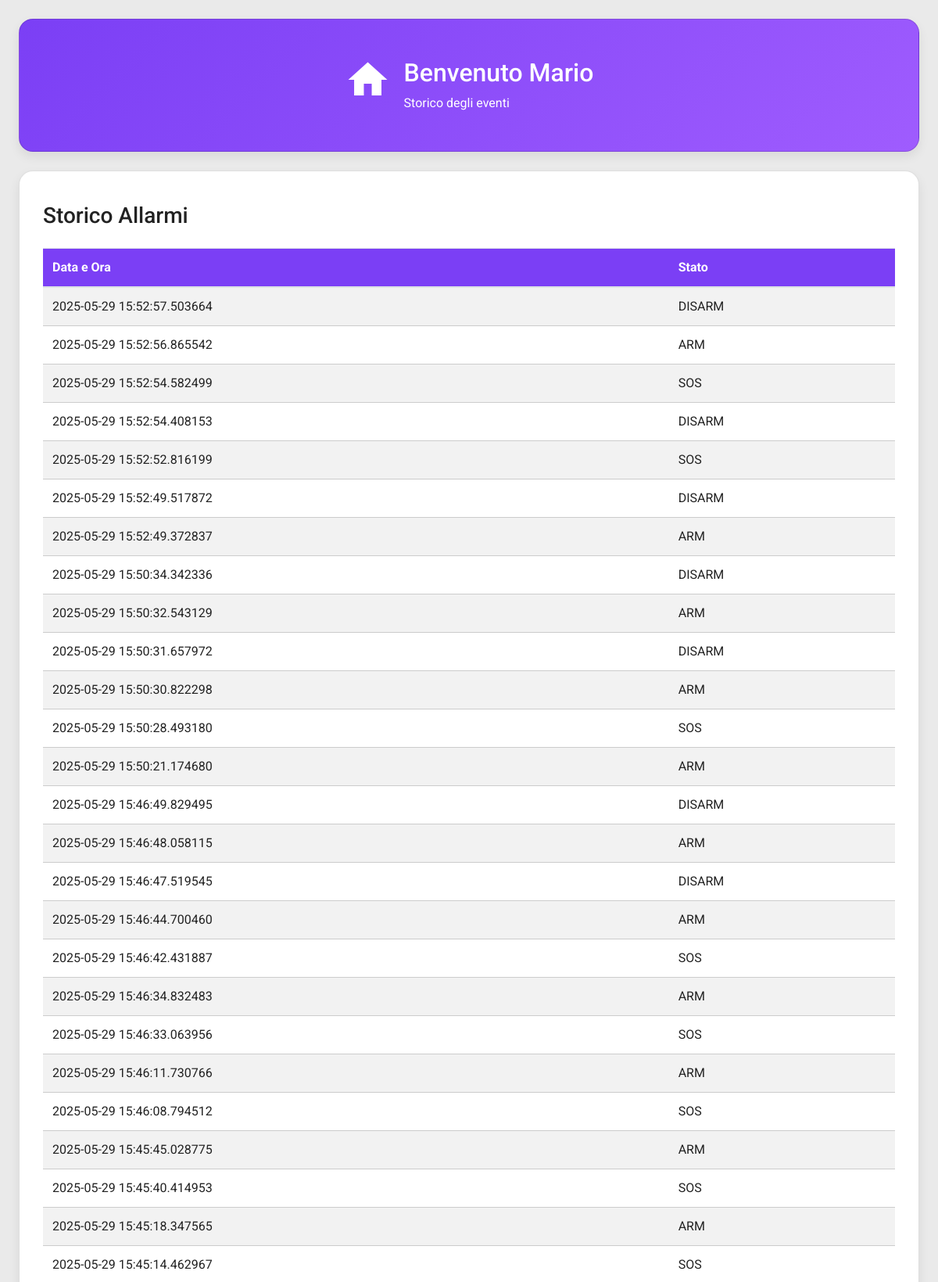
/storico (upper part), run on the app's committed database.
### app.py (models this page shows, shortened)
class StoricoAllarme(db.Model):
    __tablename__ = 'StoricoAllarme'
    id = db.Column(db.Integer, primary_key=True)
    data_ora = db.Column(db.DateTime, nullable=False, default=datetime.now)
    stato = db.Column(db.String(10), nullable=False)

### app.py (the view)
@app.route('/storico')
def storico():
    try:
        allarmi = get_allarmi()
        return render_template('Storico.html', allarmi=allarmi)
    except Exception as e:
        return f"Errore nel caricamento dello storico: {str(e)}", 500

### app.py (called while the page is built)
def get_allarmi():
    return StoricoAllarme.query.order_by(StoricoAllarme.data_ora.desc()).all()

### templates/Storico.html (shortened to what this page needs)
<!DOCTYPE html>
<html lang="en">
<head>
    <link rel="stylesheet" href="https://cdn.jsdelivr.net/npm/bootstrap@4.1.3/dist/css/bootstrap.min.css">
    <link rel="stylesheet" href="../static/style/styles.css">
</head>
<body>
    <main>
        <div class="dashboard">
            <div class="card Profile">
                <div style="display: flex; align-items: center;">
                    <a href="{{ url_for('index') }}">
                          <span class="material-icons icon">home</span>
                    </a>
                    <div style="margin-left: 16px;">
                        <div class="title"><h2>Benvenuto Mario</h2></div>
                        <div class="subtitle">Storico degli eventi</div>
                    </div>
                </div>
            </div>
        </div>
        <div class="card">
                <h3>Storico Allarmi</h3>
                <table class="table table-striped mt-3">
                    <thead>
                        <tr>
                            <th>Data e Ora</th>
                            <th>Stato</th>
                        </tr>
                    </thead>
                    <tbody>
                        {% for allarme in allarmi %}
                            <tr>
                                <td>{{ allarme.data_ora }}</td>
                                <td>{{ allarme.stato }}</td>
                            </tr>
                        {% endfor %}
                    </tbody>
                </table>
            </div>
    </main>
</body>
</html>

### static/style/styles.css (style rules this page uses)
:root { --purple-start: #7B3FF5; --purple-end: #9F5CFE; --card-bg: #ffffff; --text-primary: #222; --text-secondary: #666; --radius: 18px; --shadow: 0 6px 14px rgba(0,0,0,0.08); }
* { box-sizing: border-box; margin: 0; padding: 0; }
html, body { height: 100%; }
main { flex: 1; }
body { font-family: 'Roboto', sans-serif; background: rgba(207, 206, 206, 0.42); padding: 24px; color: var(--text-primary); display: flex; flex-direction: column; }
.dashboard { display: grid; gap: 20px; margin-bottom: 24px; grid-template-columns: repeat(auto-fit, minmax(300px, 1fr)); align-items: start; }
.card { background: var(--card-bg); border-radius: var(--radius); box-shadow: var(--shadow); padding: 40px 30px; display: flex; flex-direction: column; align-items: flex-start; justify-content: flex-start; transition: transform .15s ease, box-shadow .15s ease; position: relative; color: var(--text-primary); width: 100%; align-self: start; }
.Profile { background: linear-gradient(135deg, var(--purple-start), var(--purple-end)); color: white; grid-column: 1 / -1; flex-direction: row; align-items: center; justify-content: center; height: 170px; }
.Profile a { text-decoration: none; color: white; }
.icon { font-size: 46px; margin-bottom: 14px; }
.Profile .icon { font-size: 60px; }
.title { font-size: 1.4rem; font-weight: 600; margin-bottom: 6px; }
table { width: 100%; border-collapse: collapse; margin-top: 20px; grid-row: span 2; }
table th, table td { padding: 12px 16px; border-bottom: 1px solid #ccc; text-align: left; }
table th { background-color: var(--purple-start); color: white; }

### data on the page
StoricoAllarme: data_ora "2025-05-29 15:52:57.503664", stato "DISARM"
StoricoAllarme: data_ora "2025-05-29 15:52:56.865542", stato "ARM"
StoricoAllarme: data_ora "2025-05-29 15:52:54.582499", stato "SOS"
StoricoAllarme: data_ora "2025-05-29 15:52:54.408153", stato "DISARM"
StoricoAllarme: data_ora "2025-05-29 15:52:52.816199", stato "SOS"
StoricoAllarme: data_ora "2025-05-29 15:52:49.517872", stato "DISARM"
StoricoAllarme: data_ora "2025-05-29 15:52:49.372837", stato "ARM"
StoricoAllarme: data_ora "2025-05-29 15:50:34.342336", stato "DISARM"
StoricoAllarme: data_ora "2025-05-29 15:50:32.543129", stato "ARM"
StoricoAllarme: data_ora "2025-05-29 15:50:31.657972", stato "DISARM"
StoricoAllarme: data_ora "2025-05-29 15:50:30.822298", stato "ARM"
StoricoAllarme: data_ora "2025-05-29 15:50:28.493180", stato "SOS"
StoricoAllarme: data_ora "2025-05-29 15:50:21.174680", stato "ARM"
StoricoAllarme: data_ora "2025-05-29 15:46:49.829495", stato "DISARM"
StoricoAllarme: data_ora "2025-05-29 15:46:48.058115", stato "ARM"
StoricoAllarme: data_ora "2025-05-29 15:46:47.519545", stato "DISARM"
StoricoAllarme: data_ora "2025-05-29 15:46:44.700460", stato "ARM"
StoricoAllarme: data_ora "2025-05-29 15:46:42.431887", stato "SOS"
StoricoAllarme: data_ora "2025-05-29 15:46:34.832483", stato "ARM"
StoricoAllarme: data_ora "2025-05-29 15:46:33.063956", stato "SOS"
StoricoAllarme: data_ora "2025-05-29 15:46:11.730766", stato "ARM"
StoricoAllarme: data_ora "2025-05-29 15:46:08.794512", stato "SOS"
StoricoAllarme: data_ora "2025-05-29 15:45:45.028775", stato "ARM"
StoricoAllarme: data_ora "2025-05-29 15:45:40.414953", stato "SOS"
StoricoAllarme: data_ora "2025-05-29 15:45:18.347565", stato "ARM"
StoricoAllarme: data_ora "2025-05-29 15:45:14.462967", stato "SOS"
